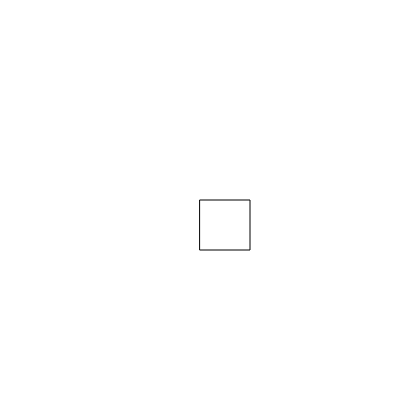
Frame 1 (no input)
Frame 60 (no input): identical to frame 1, image omitted
Frame 120 (the mouse pressed at the canvas centre since frame 60): identical to frame 1, image omitted

The p5.js sketch that drew this single still picture (run headless with seeded random() and noise() and a simulated clock; from frame 60 on, the mouse is pressed at the canvas centre):

// p5.js sketch
// ── sketch.js
var box;

function setup() {
  createCanvas(400, 400);
  rect(200,200,50,50);
}

function draw() {
  
}
